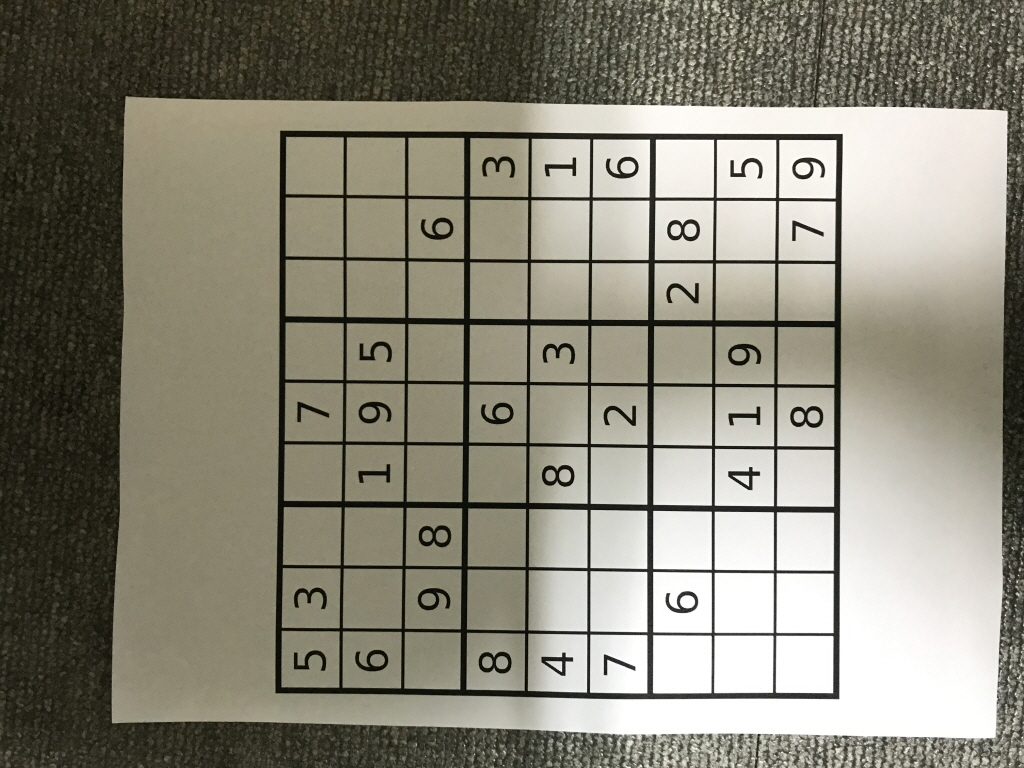
#> input picture sIMG_2168.jpg, 1024 x 768 px
$ jupyter execute chap146.ipynb   (older library calls are emulated)
#> lines starting #> are read from the running program, lines starting #| are printed output that depends on the picture; after the words box and inside, x2 and y2 are one past the last pixel; in counts of white or black regions, pixels touching at a corner belong together
#1.4.6 Image Gradients

[cell 1]
import cv2
import numpy as np
from matplotlib import pyplot as plt

[cell 2]
img = cv2.imread('sIMG_2168.jpg',0)
#> img: shape (768, 1024); min 2, max 255, mean 133.4

[cell 3]
laplacian = cv2.Laplacian(img,cv2.CV_64F)
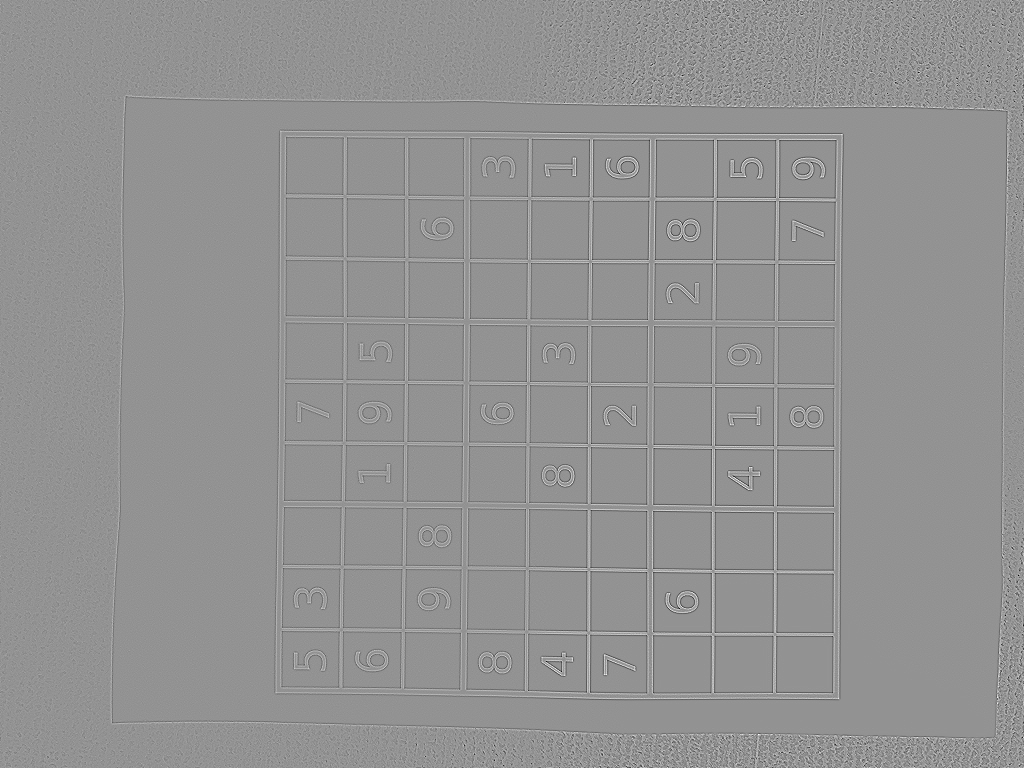
#> laplacian: shape (768, 1024) float64; min -486, max 358, mean 0; drawn with min black and max white
sobelx = cv2.Sobel(img,cv2.CV_64F,1,0,ksize=5)
sobely = cv2.Sobel(img,cv2.CV_64F,0,1,ksize=5)
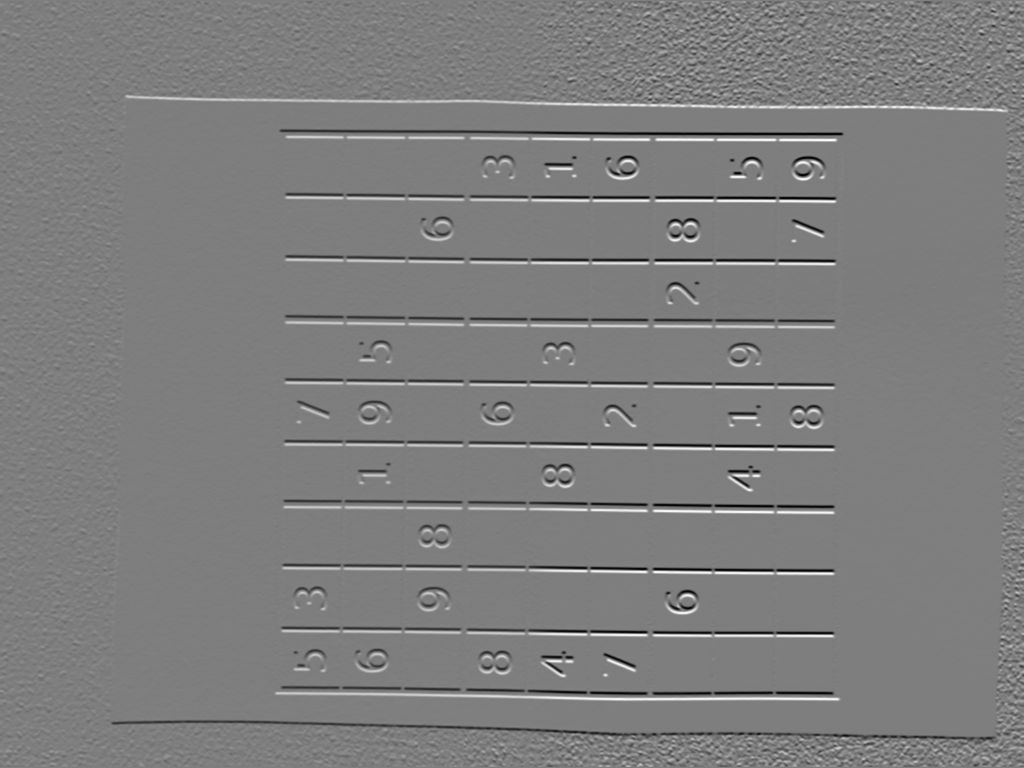
#> sobely: shape (768, 1024) float64; min -10412, max 10628, mean 3; drawn with min black and max white

[cell 4]
plt.subplot(2,2,1),plt.imshow(img,cmap = 'gray')
plt.title('Original'), plt.xticks([]), plt.yticks([])
plt.subplot(2,2,2),plt.imshow(laplacian,cmap = 'gray')
plt.title('Laplacian'), plt.xticks([]), plt.yticks([])
plt.subplot(2,2,3),plt.imshow(sobelx,cmap = 'gray')
plt.title('Sobel X'), plt.xticks([]), plt.yticks([])
plt.subplot(2,2,4),plt.imshow(sobely,cmap = 'gray')
plt.title('Sobel Y'), plt.xticks([]), plt.yticks([])

plt.show()

Canny Edge Detection

[cell 5]
img = cv2.imread('test.png',0)
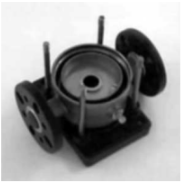
#> input picture test.png, 184 x 182 px
#> img is the input picture: shape (182, 184); min 0, max 255, mean 152.9
edges = cv2.Canny(img,100,300)
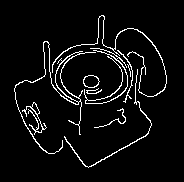
#> edges: shape (182, 184); 5.4% white in thin lines or dots, all inside (x1, y1, x2, y2) = (14, 15, 167, 168)
plt.subplot(121),plt.imshow(img,cmap = 'gray')
plt.title('Original Image'), plt.xticks([]), plt.yticks([])
plt.subplot(122),plt.imshow(edges,cmap = 'gray')
plt.title('Edge Image'), plt.xticks([]), plt.yticks([])
plt.show()

[cell 6]
img = cv2.imread('sIMG_2177.jpg',0)
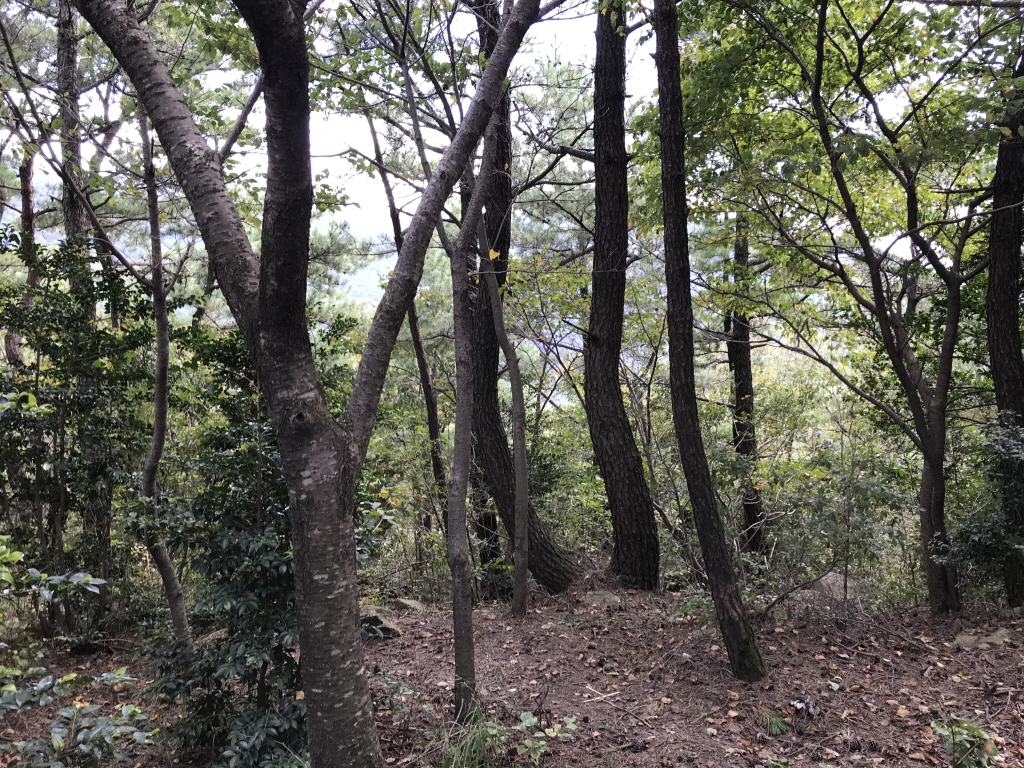
#> input picture sIMG_2177.jpg, 1024 x 768 px
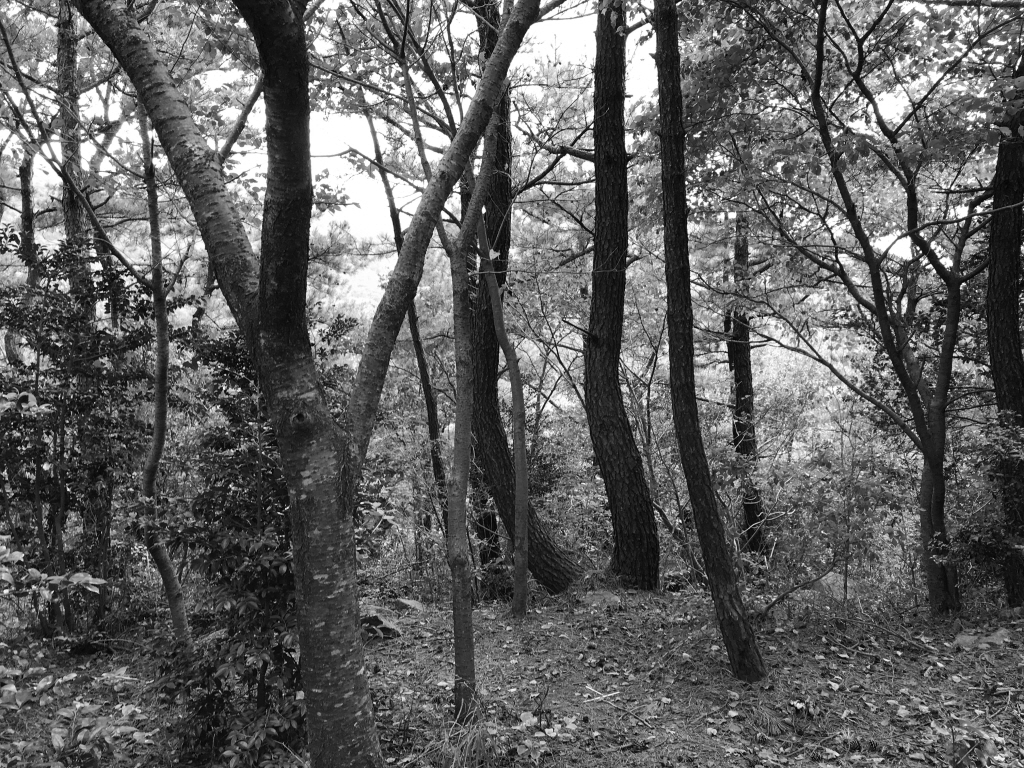
#> img: shape (768, 1024); min 2, max 255, mean 95.4
edges = cv2.Canny(img,200,600)
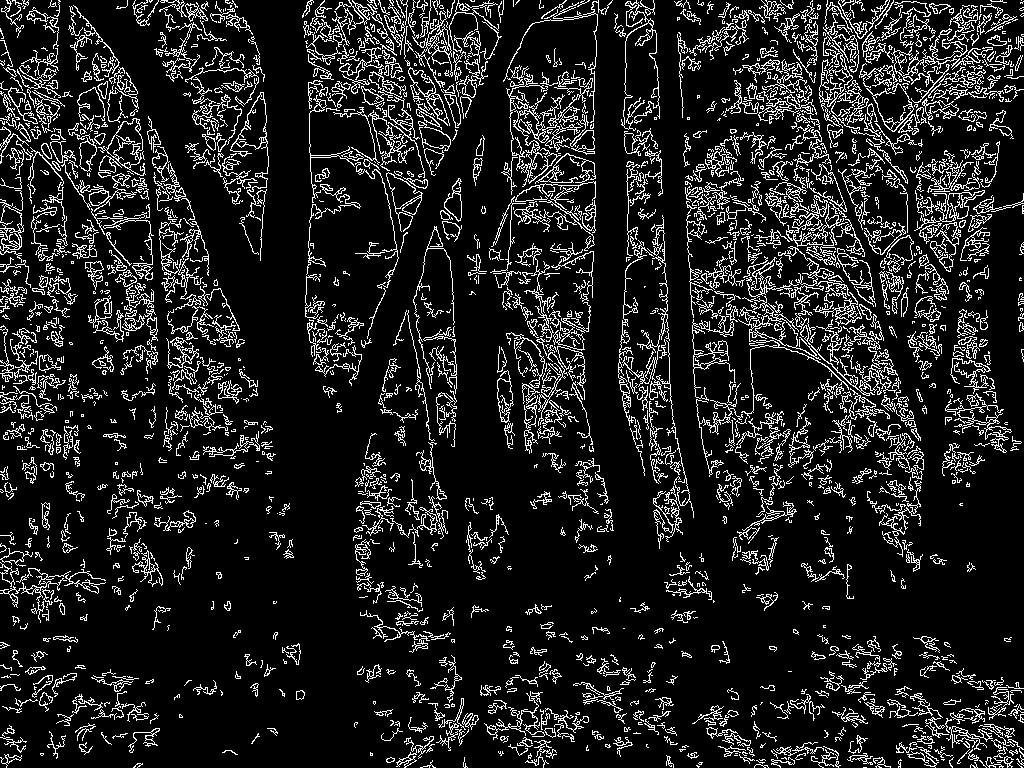
#> edges: shape (768, 1024); 12.5% white in thin lines or dots
plt.subplot(121),plt.imshow(img,cmap = 'gray')
plt.title('Original Image'), plt.xticks([]), plt.yticks([])
plt.subplot(122),plt.imshow(edges,cmap = 'gray')
plt.title('Edge Image'), plt.xticks([]), plt.yticks([])
plt.show()
